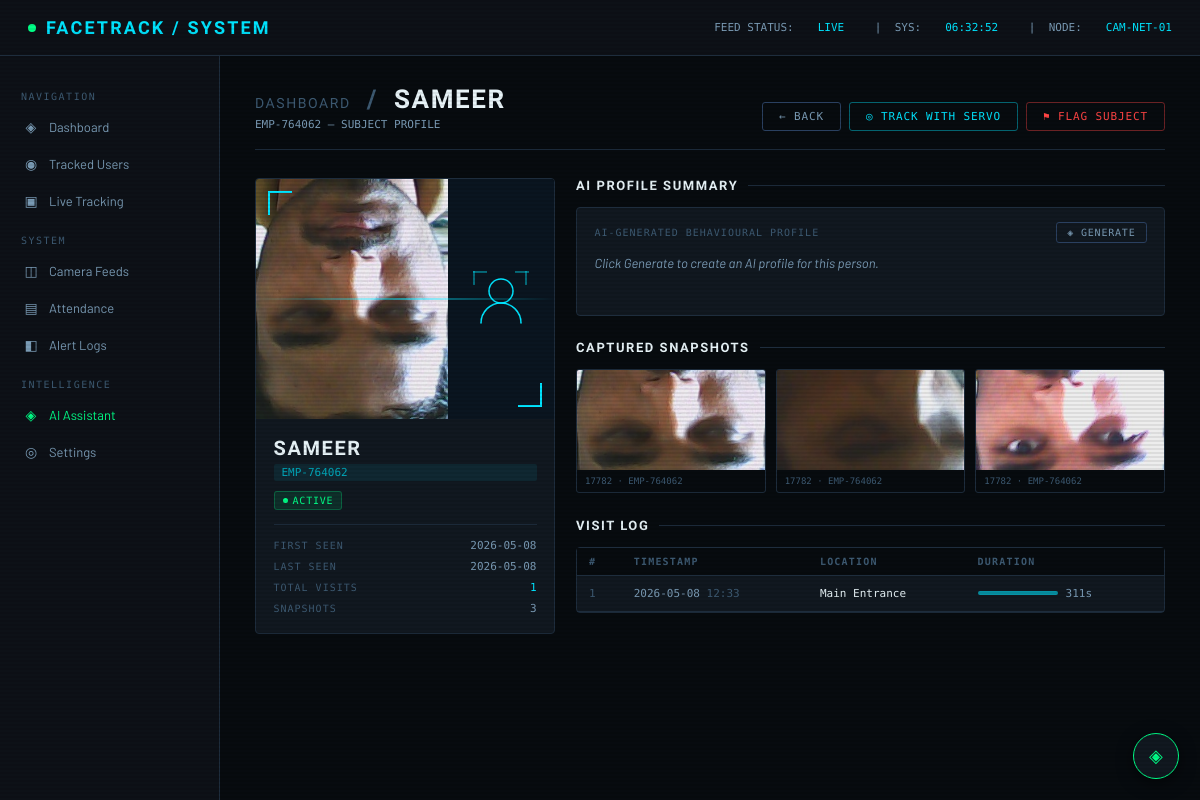
/user/EMP-764062, run on the app's committed database.
### database.py (models this page shows, shortened)
class Person(Base):
    __tablename__ = "persons"
    id          = Column(Integer, primary_key=True, autoincrement=True)
    name        = Column(String(100), nullable=False)
    employee_id = Column(String(50), unique=True, nullable=False)
    role        = Column(String(100), default="Employee")
    department  = Column(String(100), default="General")
    photo_path  = Column(String(255), nullable=True)      # saved face snapshot
    created_at  = Column(DateTime, default=datetime.utcnow)
    is_active   = Column(Boolean, default=True)
    embeddings  = relationship("FaceEmbedding", back_populates="person", cascade="all, delete-orphan")
    logs        = relationship("AttendanceLog",  back_populates="person", cascade="all, delete-orphan")

### app.py (the view)
@app.route("/user/<employee_id>")
def user_detail(employee_id):
    user=_get_user(employee_id)
    if user is None: return redirect(url_for("index"))
    return render_template("user_detail.html",user=user)

### app.py (called while the page is built)
def _get_user(eid):
    session = get_session()
    try:
        p = session.query(Person).filter_by(employee_id=eid).first()
        return _person_to_user(p) if p else None
    finally: session.close()

### database.py (called while the page is built)
def get_session():
    return SessionLocal()

### templates/user_detail.html (shortened to what this page needs)
{% extends "base.html" %}
{% block content %}
<div class="page-header">
  <div>
    <h1>
      <a href="/" style="color:var(--text-lo); text-decoration:none; font-size:14px; font-weight:400;">Dashboard</a>
      <span style="color:var(--text-lo); margin: 0 8px;">/</span>
      {{ user.name }}
    </h1>
    <div class="sub">{{ user.id }} — SUBJECT PROFILE</div>
  </div>
  <div style="display:flex; gap:8px;">
    <a href="/" class="btn">← Back</a>
    <button class="btn" id="track-btn" onclick="toggleTracking()" style="color:var(--accent); border-color:rgba(0,229,255,0.4);">
    </button>
    {% if user.status == 'active' %}
      <form method="POST" action="/user/{{ user.id }}/flag" style="margin:0;">
        <button type="submit" class="btn" style="color:var(--red); border-color:rgba(255,68,68,0.4);">⚑ Flag Subject</button>
      </form>
    {% else %}
      <form method="POST" action="/user/{{ user.id }}/clear" style="margin:0;">
        <button type="submit" class="btn" style="color:var(--green); border-color:rgba(0,255,135,0.4);">✓ Clear Flag</button>
      </form>
    {% endif %}
  </div>
</div>
<div class="detail-layout">
  <div class="profile-card">
    <div class="profile-avatar">
      {% if user.snapshots %}
        <img
          src="{{ url_for('static', filename='snapshots/' + user.snapshots[0].filename) }}"
          alt="Latest snapshot"
          onerror="this.style.display='none'"
        />
      {% endif %}
      <div class="placeholder">
      </div>
      <div class="scan-line"></div>
    </div>
    <div class="profile-body">
      <div class="profile-name">{{ user.name }}</div>
      <div class="id-chip">{{ user.id }}</div>
      <div style="margin-top: 8px;">
        {% if user.status == 'active' %}
          <span class="badge badge-green"><span class="badge-dot"></span>Active</span>
        {% elif user.status == 'flagged' %}
          <span class="badge badge-red"><span class="badge-dot"></span>⚑ Flagged</span>
        {% else %}
          <span class="badge badge-amber"><span class="badge-dot"></span>{{ user.status }}</span>
        {% endif %}
      </div>
      <div class="profile-rows">
        <div class="profile-row">
          <span class="key">First Seen</span>
          <span class="val">{{ user.first_seen[:10] }}</span>
        </div>
        <div class="profile-row">
          <span class="key">Last Seen</span>
          <span class="val">{{ user.last_seen[:10] }}</span>
        </div>
        <div class="profile-row">
          <span class="key">Total Visits</span>
          <span class="val" style="color:var(--accent);">{{ user.visit_count }}</span>
        </div>
        <div class="profile-row">
          <span class="key">Snapshots</span>
          <span class="val">{{ user.snapshots|length }}</span>
        </div>
      </div>
    </div>
  </div>
  <div>
    <div class="section-block">
      <div class="section-title">AI Profile Summary</div>
      <div class="card" style="padding:1rem 1.25rem;" id="ai-summary-card">
        <div style="display:flex;align-items:center;justify-content:space-between;margin-bottom:10px;">
          <div style="font-family:var(--font-mono);font-size:10px;color:var(--text-lo);
                      letter-spacing:.1em;text-transform:uppercase;">
            AI-Generated Behavioural Profile
          </div>
          <button class="btn" id="ai-summary-btn" onclick="loadAISummary()" style="padding:4px 10px;font-size:10px;">
            ◈ Generate
          </button>
        </div>
        <div id="ai-summary-text" style="font-size:13px;color:var(--text-mid);
             line-height:1.6;font-style:italic;min-height:48px;">
          Click Generate to create an AI profile for this person.
        </div>
      </div>
    </div>
    <div class="section-block">
      <div class="section-title">Captured Snapshots</div>
      <div class="snapshots-grid">
        {% for snap in user.snapshots %}
        <div class="snapshot-item">
          <img
            src="{{ url_for('static', filename='snapshots/' + snap.filename) }}"
            alt="snapshot"
            onerror="this.style.display='none'; this.parentElement.querySelector('.snap-placeholder').style.display='flex';"
          />
          <div class="snapshot-meta">{{ snap.timestamp[11:16] }} · {{ snap.timestamp[:10] }}</div>
        </div>
        {% endfor %}
      </div>
    </div>
    <div class="section-block">
      <div class="section-title">Visit Log</div>
      <div class="card" style="padding: 0;">
        <table class="visit-table">
          <thead>
            <tr>
              <th>#</th>
              <th>Timestamp</th>
              <th>Location</th>
              <th>Duration</th>
            </tr>
          </thead>
          <tbody>
            {% for log in user.visit_log %}
            <tr>
              <td style="color: var(--text-lo);">{{ loop.index }}</td>
              <td>{{ log.timestamp[:10] }} <span style="color:var(--text-lo);">{{ log.timestamp[11:16] }}</span></td>
              <td style="color: var(--text-hi);">{{ log.location }}</td>
              <td>
                <div class="duration-bar">
                  <div class="bar" style="width: {{ [log.duration_sec * 0.8, 80] | min }}px;"></div>
                  <span>{{ log.duration_sec }}s</span>
                </div>
              </td>
            </tr>
            {% endfor %}
          </tbody>
        </table>
      </div>
    </div>
  </div>
</div>
{% endblock %}

### templates/base.html (style rules this page uses)
*, *::before, *::after { box-sizing: border-box; margin: 0; padding: 0; }
:root { --bg-deep: #070b0f; --bg-panel: #0d1117; --bg-card: #111820; --bg-hover: #161f2a; --border: #1e2d3d; --border-hi: #2a4060; --accent: #00e5ff; --accent-dim: #00a8bb; --accent-glow:#00e5ff22; --green: #00ff87; --red: #ff4444; --amber: #ffb300; --text-hi: #e8f4f8; --text-mid: #7a9bb5; --text-lo: #3d5a72; --font-mono: 'Share Tech Mono', monospace; --font-body: 'Barlow', sans-serif; --font-cond: 'Barlow Condensed', sans-serif; }
html, body { background: var(--bg-deep); color: var(--text-hi); font-family: var(--font-body); font-size: 14px; min-height: 100vh; }
body::before { content: ''; position: fixed; inset: 0; background: repeating-linear-gradient( 0deg, transparent, transparent 2px, rgba(0,0,0,0.07) 2px, rgba(0,0,0,0.07) 4px ); pointer-events: none; z-index: 9999; }
.page-header { display: flex; align-items: flex-end; justify-content: space-between; margin-bottom: 2rem; padding-bottom: 1.25rem; border-bottom: 1px solid var(--border); }
.page-header h1 { font-family: var(--font-cond); font-size: 26px; font-weight: 700; letter-spacing: 0.06em; color: var(--text-hi); text-transform: uppercase; }
.page-header .sub { font-family: var(--font-mono); font-size: 11px; color: var(--text-mid); margin-top: 4px; }
.card { background: var(--bg-card); border: 1px solid var(--border); border-radius: 4px; padding: 1.25rem 1.5rem; }
.badge { display: inline-flex; align-items: center; gap: 5px; padding: 3px 8px; border-radius: 3px; font-family: var(--font-mono); font-size: 10px; letter-spacing: 0.08em; text-transform: uppercase; }
.badge-green { background: rgba(0,255,135,0.1); color: var(--green); border: 1px solid rgba(0,255,135,0.25); }
.badge-dot { width: 5px; height: 5px; border-radius: 50%; background: currentColor; }
.btn { display: inline-flex; align-items: center; gap: 6px; padding: 7px 16px; background: transparent; border: 1px solid var(--border-hi); color: var(--text-mid); font-family: var(--font-mono); font-size: 11px; letter-spacing: 0.08em; text-transform: uppercase; border-radius: 3px; cursor: pointer; text-decoration: none; transition: all 0.15s; }
.id-chip { font-family: var(--font-mono); font-size: 11px; color: var(--accent-dim); background: rgba(0,229,255,0.08); padding: 2px 8px; border-radius: 2px; }

### data on the page
Person: name "SAMEER", id "EMP-764062", shows a picture, timestamp "17782", employee "EMP-764062"

### other printed values
{{ user.first_seen[:10] }} "2026-05-08"
{{ user.last_seen[:10] }} "2026-05-08"
{{ user.visit_count }} "1"
{{ user.snapshots|length }} "3"
{{ log.timestamp[:10] }} "2026-05-08"
{{ log.timestamp[11:16] }} "12:33"
{{ log.location }} "Main Entrance"
{{ log.duration_sec }} "311"
